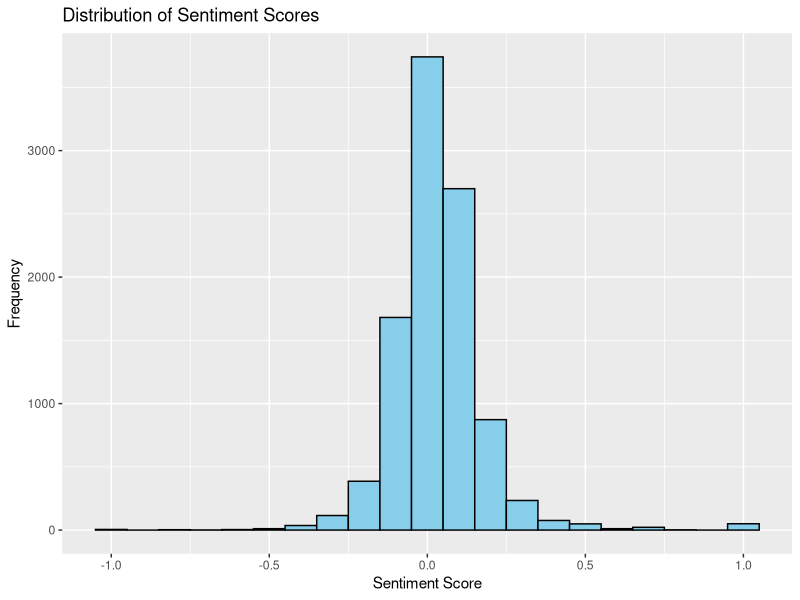
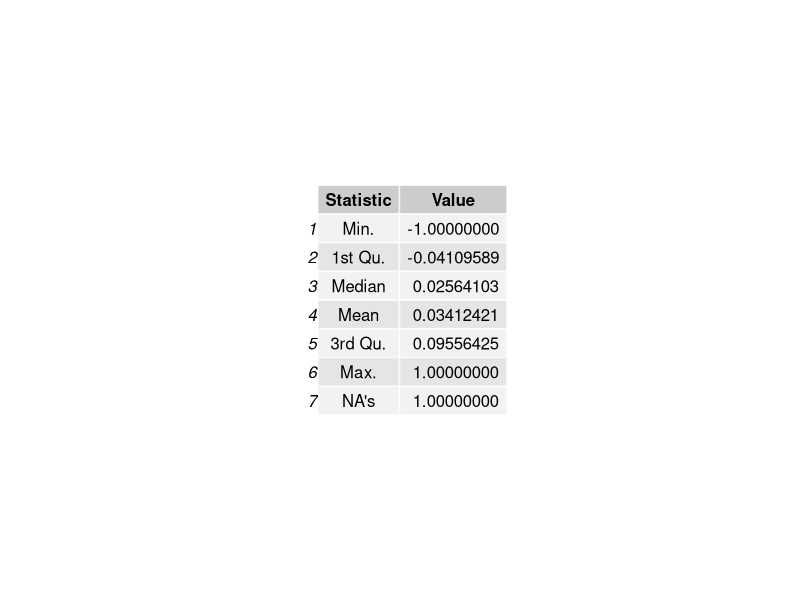
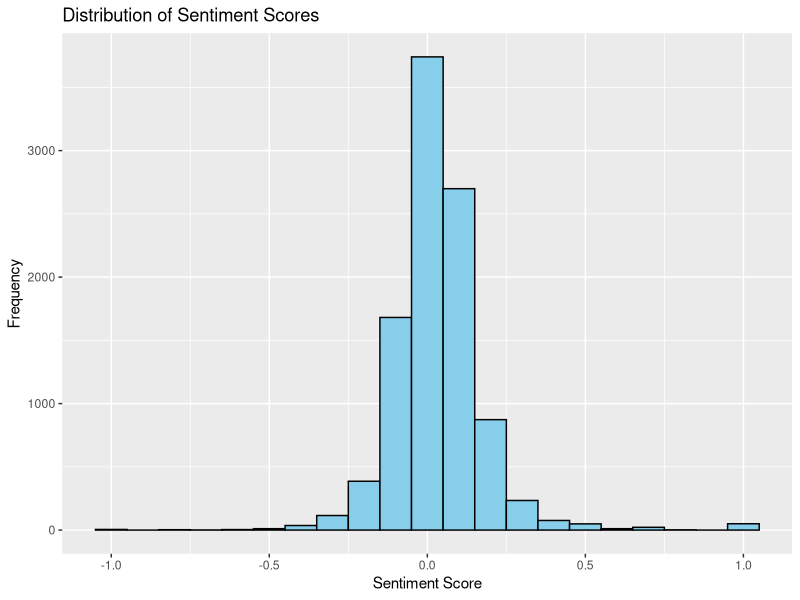

The R script that drew these images, in order: (Note: this script raises an error after producing the figures.)
library(R6)
library(ggplot2)
library(gridExtra)
library(grid)

# Descriptive Analysis Class
DescriptiveAnalysis <- 
  R6Class("DescriptiveAnalysis",
          
          public = list(
            
            # Generic Function 1: Basic Statistics
            basicStatistics = function(sentiment_data) {
              print("Calculating Basic Statistics")
              
              # Compute basic statistics on sentiment scores
              basic_stats <- summary(sentiment_data$score)
              
              # Save the summary statistics as a data frame
              basic_stats_df <- data.frame(Statistic = names(basic_stats),
                                           Value = unclass(basic_stats),
                                           row.names = NULL)
              
              
              # Print basic statistics
              print(basic_stats_df)
              
              # Create a tableGrob from basic statistics
              table_grob <- gridExtra::tableGrob(basic_stats_df)
              
              # Save the table as a PNG file
              png("basic_statistics_table.png", width = 300, height = 300)
              grid.draw(table_grob)
              dev.off()
              
              return(basic_stats)
            },
            
            # Generic Function 2: Distribution Analysis
            distributionAnalysis = function(sentiment_data) {
              print("Performing Distribution Analysis")
              
              # Create a histogram of sentiment scores
              hist_plot <- ggplot(sentiment_data, aes(x = score)) +
                geom_histogram(binwidth = 0.1, fill = "skyblue", color = "black") +
                ggtitle("Distribution of Sentiment Scores") +
                xlab("Sentiment Score") +
                ylab("Frequency")
              
              # Save the histogram plot as a PNG file
              ggsave("sentiment_distribution.png", plot = hist_plot, width = 11, height = 8)
              
              # View the histogram plot
              print(hist_plot)
            },
            
            # Generic Function 3: Sentiment Score by Review Length (Word Count)
            sentimentByReviewLength = function(sentiment_data, sampling_ratio = 0.2) {
              print("Analyzing Sentiment Score by Review Length")
              
              # Create a new column for word count
              sentiment_data$word_count <- sapply(strsplit(sentiment_data$review, "\\s+"), length)
              
              # Sample a subset of data points
              sampled_data <- sentiment_data[sample(1:nrow(sentiment_data), size = round(sampling_ratio * nrow(sentiment_data))), ]
              
              # Create a scatter plot of sentiment scores by word count
              scatter_plot <- ggplot(sampled_data, aes(x = word_count, y = score)) +
                geom_point(alpha = 0.5, color = "darkgreen") +
                ggtitle("Sentiment Score by Review Length (Word Count)") +
                xlab("Review Word Count") +
                ylab("Sentiment Score")
              
              # Print and save the scatter plot as a PNG file
              print(scatter_plot)
              ggsave("sentiment_by_word_count_scatter.png", plot = scatter_plot, width = 11, height = 8)
            }
            
          )
  )

# Main Class for Descriptive Analysis
DescriptiveAnalysisMain <- function(sentiment_data) {
  # Create an instance of the DescriptiveAnalysis class
  da_instance <- DescriptiveAnalysis$new()
  
  # Perform basic statistics analysis
  basic_stats <- da_instance$basicStatistics(sentiment_data)
  
  # Perform distribution analysis
  da_instance$distributionAnalysis(sentiment_data)

  # Perform sentiment score by review length analysis
  da_instance$sentimentByReviewLength(sentiment_data)
  
  # Return basic statistics
  return(basic_stats)
}

# Example usage
sentiment_data <- read.csv("./sentiment_scores.csv")  # Assuming you have sentiment scores data
DescriptiveAnalysisMain(sentiment_data)
